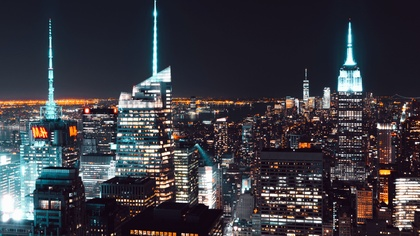
%> input picture PROCESAMIENTO DIGITAL DE IMAGENES/edificios.jpg, 420 x 236 px, shrunk from 4642 x 2611 before the run; the run also reads 2 pictures not shown here
$ octave PDI_Practica13.m   (GNU Octave 9; MATLAB toolbox functions it lacks are replaced by stand-ins)
%> lines starting %> are read from the running program, lines starting %| are printed output that depends on the picture; in (x1, y1, x2, y2) boxes, pixels count from 0 and x2, y2 are one past the last pixel; in counts of white or black regions, pixels touching at a corner belong together; the program's own positions count from 1
clear all
close all

%% Filtro media
%img1 = imread('fotoAntigua.jpg');
%img1 = imread('pato.jpg');
%img1 = imread('cielo5.png');
img1 = imread('edificios.jpg');
%> img1 is the input picture: size 236x420x3 uint8; mean R, G, B 59.9, 59.1, 66.5

gaussiano = imnoise(img1, 'gaussian', 0, .05);
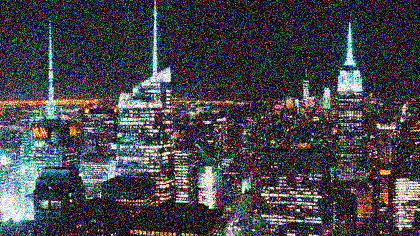
%> gaussiano: size 236x420x3 uint8; mean R, G, B 67.2, 66.8, 72.1
impulsivo = imnoise(img1, 'salt & pepper', .02);
tamanio_ventana = [3, 3]; % Puedes ajustar el tamaño de la ventana según tus necesidades

canal_rojoG = gaussiano(:,:,1);
canal_verdeG = gaussiano(:,:,2);
canal_azulG = gaussiano(:,:,3);
% Aplicar el filtro de la mediana a cada canal
canal_rojo_filtradoG = medfilt2(canal_rojoG, tamanio_ventana);
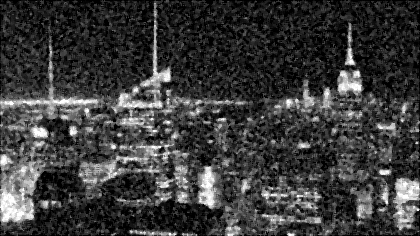
%> canal_rojo_filtradoG: size 236x420 uint8; min 0, max 255, mean 59.7
canal_verde_filtradoG = medfilt2(canal_verdeG, tamanio_ventana);
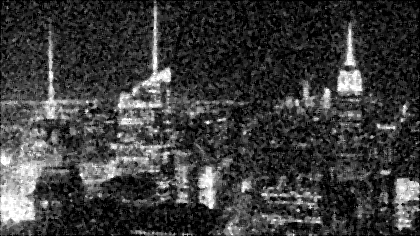
%> canal_verde_filtradoG: size 236x420 uint8; min 0, max 255, mean 59.2
canal_azul_filtradoG = medfilt2(canal_azulG, tamanio_ventana);
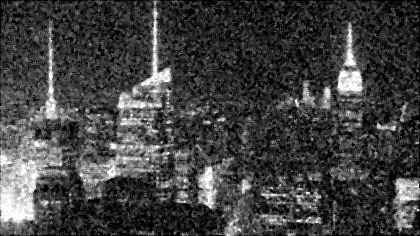
%> canal_azul_filtradoG: size 236x420 uint8; min 0, max 255, mean 65.8
% Combinar los canales filtrados de nuevo en una imagen a color
imgFiltradaGaussiano = cat(3, canal_rojo_filtradoG, canal_verde_filtradoG, canal_azul_filtradoG);
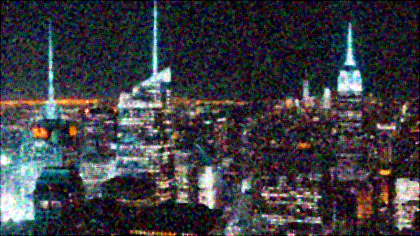
%> imgFiltradaGaussiano: size 236x420x3 uint8; mean R, G, B 59.7, 59.2, 65.8


canal_rojoI = impulsivo(:,:,1);
canal_verdeI = impulsivo(:,:,2);
canal_azulI = impulsivo(:,:,3);
% Aplicar el filtro de la mediana a cada canal
canal_rojo_filtradoI = medfilt2(canal_rojoI, tamanio_ventana);
canal_verde_filtradoI = medfilt2(canal_verdeI, tamanio_ventana);
canal_azul_filtradoI = medfilt2(canal_azulI, tamanio_ventana);
% Combinar los canales filtrados de nuevo en una imagen a color
imgFiltradaImpulsivo = cat(3, canal_rojo_filtradoI, canal_verde_filtradoI, canal_azul_filtradoI);


% Mostrar la imagen original y la imagen filtrada
figure;
nexttile;
imshow(img1)
title('Imagen Original');

nexttile;
imshow(gaussiano)
title('Imagen con ruido gaussiano');

nexttile;
imshow(imgFiltradaGaussiano)
title('Imagen con filtro de mediana y ruido gaussiano');


figure;
nexttile;
imshow(img1)
title('Imagen Original');

nexttile;
imshow(impulsivo)
title('Imagen con ruido impulsivo');

nexttile;
imshow(imgFiltradaGaussiano)
title('Imagen con filtro de mediana y ruido impulsivo');


%% Puntos aislados
clear all
close all

img1 = imread("fondoBlanco.png");
% max 1530, -1530

%max 4335, 0
%mascara = [255 255 255; 255 -2040 255; 255 255 255];
mascara = [-1 -1 -1; -1 8 -1; -1 -1 -1];
mascara = -mascara;

resultado = imfilter(img1, mascara);
img1 = rgb2gray(img1);
%> img1: size 20x33 uint8
figure
nexttile;
imshow(img1);

nexttile;
imshow(resultado);

% Obtener el tamaño de la imagen y la máscara
[alto, ancho] = size(img1);
%> alto = 20; ancho = 33

% Inicializar la matriz para almacenar los resultados
resultados = zeros(alto, ancho);

% Aplicar la máscara y sumar pixel por pixel
for i = 2:alto-1
    for j = 2:ancho-1
        subimagen = double(img1(i-1:i+1, j-1:j+1));
        resultados(i, j) = sum(sum(subimagen .* mascara));
    end
end

umbral = 7;
imagen_binaria = double(resultados) <= umbral;
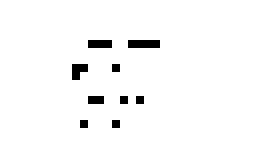
%> imagen_binaria: size 20x33 logical (shown 8 times larger); 97.4% white; black in thin lines or dots, all inside (x1, y1, x2, y2) = (9, 5, 20, 16)

% Mostrar la imagen original y el resultado de la convolución
figure (1);
subplot(311)
imshow(img1)
title('Imagen Original');
subplot(312)
imshow(resultados)
title('Resultado de la Máscara');
subplot(313)
imshow(imagen_binaria)
title('Resultado de la Máscara con umbral');


%% Puntos aislados negros
clear all
close all

img1 = imread("fondoNegro.png");
% max 1530, -1530

%max 4335, 0
%mascara = [255 255 255; 255 -2040 255; 255 255 255];
mascara = [-1 -1 -1; -1 8 -1; -1 -1 -1];

resultado = imfilter(img1, mascara);
%> resultado: size 29x55x3 uint8
img1 = rgb2gray(img1);
%> img1: size 29x55 uint8
figure
nexttile;
imshow(img1);

nexttile;
imshow(resultado);

% Obtener el tamaño de la imagen y la máscara
[alto, ancho] = size(img1);
%> alto = 29; ancho = 55

% Inicializar la matriz para almacenar los resultados
resultados = zeros(alto, ancho);

% Aplicar la máscara y sumar pixel por pixel
for i = 2:alto-1
    for j = 2:ancho-1
        subimagen = double(img1(i-1:i+1, j-1:j+1));
        resultados(i, j) = sum(sum(subimagen .* mascara));
    end
end
%> resultados: size 29x55 double

umbral = 9;
imagen_binaria = double(resultados) <= umbral;
%> imagen_binaria: size 29x55 logical; 98.3% white; black in thin lines or dots, all inside (x1, y1, x2, y2) = (11, 11, 41, 16)

% Mostrar la imagen original y el resultado de la convolución
figure (1);
subplot(311)
imshow(img1)
title('Imagen Original');
subplot(312)
imshow(resultados)
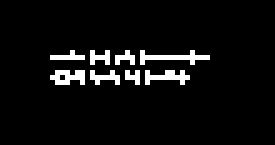
%> displayed picture: size 29x55, on the screen's scale of 0 to 255 (shown 5 times larger); 5.5% white in thin lines or dots, all inside (x1, y1, x2, y2) = (10, 10, 42, 17)
title('Resultado de la Máscara');
subplot(313)
imshow(imagen_binaria)
title('Resultado de la Máscara con umbral');
